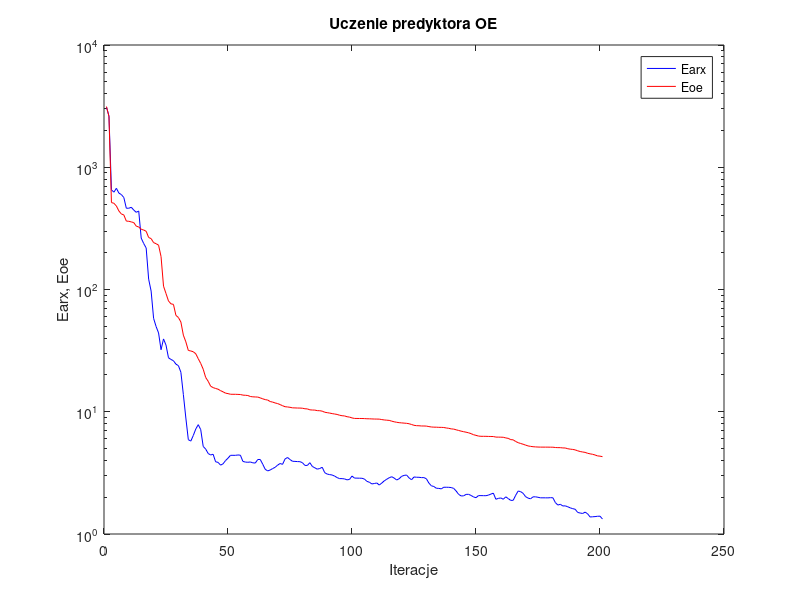
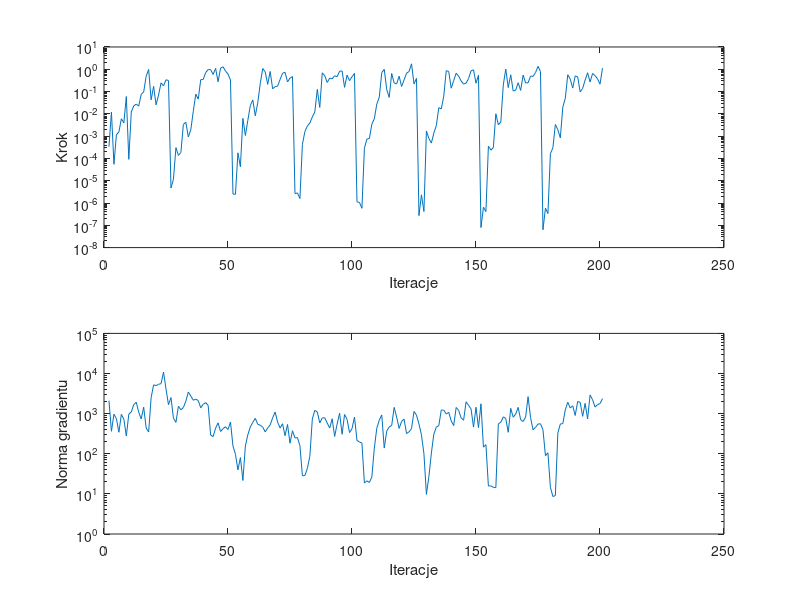

The MATLAB source for these figures, in order:
%uczenie predyktora oe
clear all;
n=0; farx(n+1)=3.099579e+003; foe(n+1)=3.139263e+003; wspucz(n+1)=0.000000e+000; ng(n+1)=0.000000e+000;
%odnowa zmiennej metryki
n=1; farx(n+1)=2.624532e+003; foe(n+1)=2.602034e+003; krok(n+1)=3.363588e-004; ng(n+1)=2.101958e+003;
n=2; farx(n+1)=6.537922e+002; foe(n+1)=5.144160e+002; krok(n+1)=1.210728e-002; ng(n+1)=3.633475e+002;
n=3; farx(n+1)=6.253435e+002; foe(n+1)=5.071441e+002; krok(n+1)=5.453877e-005; ng(n+1)=9.671364e+002;
n=4; farx(n+1)=6.729149e+002; foe(n+1)=4.817774e+002; krok(n+1)=1.146884e-003; ng(n+1)=7.507405e+002;
n=5; farx(n+1)=6.144686e+002; foe(n+1)=4.389645e+002; krok(n+1)=1.548092e-003; ng(n+1)=3.431239e+002;
n=6; farx(n+1)=5.979256e+002; foe(n+1)=4.147057e+002; krok(n+1)=6.023109e-003; ng(n+1)=9.606114e+002;
n=7; farx(n+1)=5.649664e+002; foe(n+1)=4.070488e+002; krok(n+1)=3.941672e-003; ng(n+1)=7.249048e+002;
n=8; farx(n+1)=4.620807e+002; foe(n+1)=3.627591e+002; krok(n+1)=6.006635e-002; ng(n+1)=2.772000e+002;
n=9; farx(n+1)=4.621596e+002; foe(n+1)=3.614824e+002; krok(n+1)=9.134390e-005; ng(n+1)=9.671743e+002;
n=10; farx(n+1)=4.706876e+002; foe(n+1)=3.572869e+002; krok(n+1)=1.208515e-002; ng(n+1)=1.098486e+003;
n=11; farx(n+1)=4.464200e+002; foe(n+1)=3.526454e+002; krok(n+1)=2.284436e-002; ng(n+1)=1.680317e+003;
n=12; farx(n+1)=4.279606e+002; foe(n+1)=3.298982e+002; krok(n+1)=2.727319e-002; ng(n+1)=1.930853e+003;
n=13; farx(n+1)=4.387310e+002; foe(n+1)=3.248029e+002; krok(n+1)=2.219272e-002; ng(n+1)=1.079706e+003;
n=14; farx(n+1)=2.634017e+002; foe(n+1)=3.109377e+002; krok(n+1)=7.557928e-002; ng(n+1)=7.405300e+002;
n=15; farx(n+1)=2.379042e+002; foe(n+1)=3.065455e+002; krok(n+1)=9.599621e-002; ng(n+1)=1.449137e+003;
n=16; farx(n+1)=2.188027e+002; foe(n+1)=2.995376e+002; krok(n+1)=4.862877e-001; ng(n+1)=4.399115e+002;
n=17; farx(n+1)=1.215738e+002; foe(n+1)=2.663629e+002; krok(n+1)=9.769152e-001; ng(n+1)=3.487041e+002;
n=18; farx(n+1)=9.708188e+001; foe(n+1)=2.607137e+002; krok(n+1)=4.256083e-002; ng(n+1)=2.492219e+003;
n=19; farx(n+1)=5.804439e+001; foe(n+1)=2.418659e+002; krok(n+1)=1.714306e-001; ng(n+1)=5.217923e+003;
n=20; farx(n+1)=4.983650e+001; foe(n+1)=2.369559e+002; krok(n+1)=2.539936e-002; ng(n+1)=4.989854e+003;
n=21; farx(n+1)=4.414607e+001; foe(n+1)=2.305121e+002; krok(n+1)=7.000904e-002; ng(n+1)=5.389420e+003;
n=22; farx(n+1)=3.216423e+001; foe(n+1)=1.859736e+002; krok(n+1)=2.461541e-001; ng(n+1)=5.587043e+003;
n=23; farx(n+1)=3.941849e+001; foe(n+1)=1.064755e+002; krok(n+1)=1.794685e-001; ng(n+1)=1.084829e+004;
n=24; farx(n+1)=3.508720e+001; foe(n+1)=9.270778e+001; krok(n+1)=3.388186e-001; ng(n+1)=4.111599e+003;
n=25; farx(n+1)=2.764919e+001; foe(n+1)=8.058010e+001; krok(n+1)=3.114411e-001; ng(n+1)=1.666619e+003;
%odnowa zmiennej metryki
n=26; farx(n+1)=2.677888e+001; foe(n+1)=7.633715e+001; krok(n+1)=4.717423e-006; ng(n+1)=2.520758e+003;
n=27; farx(n+1)=2.615511e+001; foe(n+1)=7.557759e+001; krok(n+1)=1.165597e-005; ng(n+1)=7.705156e+002;
n=28; farx(n+1)=2.450644e+001; foe(n+1)=6.141745e+001; krok(n+1)=3.050122e-004; ng(n+1)=6.055225e+002;
n=29; farx(n+1)=2.383824e+001; foe(n+1)=5.901825e+001; krok(n+1)=1.366331e-004; ng(n+1)=1.529297e+003;
n=30; farx(n+1)=2.105242e+001; foe(n+1)=5.419364e+001; krok(n+1)=1.828869e-004; ng(n+1)=1.245192e+003;
n=31; farx(n+1)=1.382375e+001; foe(n+1)=4.230294e+001; krok(n+1)=3.364099e-003; ng(n+1)=1.420799e+003;
n=32; farx(n+1)=8.889000e+000; foe(n+1)=3.733550e+001; krok(n+1)=4.174641e-003; ng(n+1)=2.049902e+003;
n=33; farx(n+1)=5.913308e+000; foe(n+1)=3.173706e+001; krok(n+1)=9.272824e-004; ng(n+1)=3.457075e+003;
n=34; farx(n+1)=5.752383e+000; foe(n+1)=3.141436e+001; krok(n+1)=1.935356e-003; ng(n+1)=2.743055e+003;
n=35; farx(n+1)=6.392337e+000; foe(n+1)=3.096421e+001; krok(n+1)=1.308616e-002; ng(n+1)=2.160148e+003;
n=36; farx(n+1)=7.223266e+000; foe(n+1)=2.980971e+001; krok(n+1)=7.641651e-002; ng(n+1)=2.295197e+003;
n=37; farx(n+1)=7.841909e+000; foe(n+1)=2.716410e+001; krok(n+1)=4.568872e-002; ng(n+1)=2.121710e+003;
n=38; farx(n+1)=7.140186e+000; foe(n+1)=2.484160e+001; krok(n+1)=3.404866e-001; ng(n+1)=1.395656e+003;
n=39; farx(n+1)=5.204373e+000; foe(n+1)=2.228316e+001; krok(n+1)=3.477470e-001; ng(n+1)=1.708500e+003;
n=40; farx(n+1)=4.950832e+000; foe(n+1)=1.907003e+001; krok(n+1)=7.101669e-001; ng(n+1)=1.881283e+003;
n=41; farx(n+1)=4.555567e+000; foe(n+1)=1.775433e+001; krok(n+1)=9.691037e-001; ng(n+1)=1.600564e+003;
n=42; farx(n+1)=4.430352e+000; foe(n+1)=1.618486e+001; krok(n+1)=9.607629e-001; ng(n+1)=2.930790e+002;
n=43; farx(n+1)=4.491575e+000; foe(n+1)=1.576101e+001; krok(n+1)=5.896462e-001; ng(n+1)=2.689755e+002;
n=44; farx(n+1)=3.897324e+000; foe(n+1)=1.550083e+001; krok(n+1)=1.085880e+000; ng(n+1)=4.347616e+002;
n=45; farx(n+1)=3.854412e+000; foe(n+1)=1.529489e+001; krok(n+1)=2.760258e-001; ng(n+1)=5.900885e+002;
n=46; farx(n+1)=3.658799e+000; foe(n+1)=1.487805e+001; krok(n+1)=1.126364e+000; ng(n+1)=3.588709e+002;
n=47; farx(n+1)=3.750267e+000; foe(n+1)=1.456082e+001; krok(n+1)=1.296088e+000; ng(n+1)=4.228720e+002;
n=48; farx(n+1)=3.985975e+000; foe(n+1)=1.419878e+001; krok(n+1)=8.316025e-001; ng(n+1)=4.708850e+002;
n=49; farx(n+1)=4.170613e+000; foe(n+1)=1.407377e+001; krok(n+1)=6.109364e-001; ng(n+1)=4.022965e+002;
n=50; farx(n+1)=4.402553e+000; foe(n+1)=1.390352e+001; krok(n+1)=3.282103e-001; ng(n+1)=6.185797e+002;
%odnowa zmiennej metryki
n=51; farx(n+1)=4.402182e+000; foe(n+1)=1.389462e+001; krok(n+1)=2.524066e-006; ng(n+1)=1.561651e+002;
n=52; farx(n+1)=4.400420e+000; foe(n+1)=1.389256e+001; krok(n+1)=2.471149e-006; ng(n+1)=9.690124e+001;
n=53; farx(n+1)=4.431811e+000; foe(n+1)=1.386444e+001; krok(n+1)=1.784716e-004; ng(n+1)=3.960346e+001;
n=54; farx(n+1)=4.410035e+000; foe(n+1)=1.383647e+001; krok(n+1)=4.229784e-005; ng(n+1)=8.023744e+001;
n=55; farx(n+1)=3.925117e+000; foe(n+1)=1.367762e+001; krok(n+1)=6.288803e-003; ng(n+1)=2.159977e+001;
n=56; farx(n+1)=3.876592e+000; foe(n+1)=1.363977e+001; krok(n+1)=1.066152e-003; ng(n+1)=1.553030e+002;
n=57; farx(n+1)=3.861581e+000; foe(n+1)=1.357584e+001; krok(n+1)=5.167850e-003; ng(n+1)=2.994506e+002;
n=58; farx(n+1)=3.881795e+000; foe(n+1)=1.333299e+001; krok(n+1)=2.366103e-002; ng(n+1)=4.670222e+002;
n=59; farx(n+1)=3.822327e+000; foe(n+1)=1.324592e+001; krok(n+1)=4.226396e-002; ng(n+1)=6.073131e+002;
n=60; farx(n+1)=3.805836e+000; foe(n+1)=1.321428e+001; krok(n+1)=8.180929e-003; ng(n+1)=7.647984e+002;
n=61; farx(n+1)=4.067509e+000; foe(n+1)=1.318508e+001; krok(n+1)=3.134999e-002; ng(n+1)=5.418451e+002;
n=62; farx(n+1)=4.070747e+000; foe(n+1)=1.298620e+001; krok(n+1)=2.295125e-001; ng(n+1)=5.154741e+002;
n=63; farx(n+1)=3.724468e+000; foe(n+1)=1.276085e+001; krok(n+1)=1.075480e+000; ng(n+1)=4.619619e+002;
n=64; farx(n+1)=3.382344e+000; foe(n+1)=1.256763e+001; krok(n+1)=7.676757e-001; ng(n+1)=3.512062e+002;
n=65; farx(n+1)=3.282968e+000; foe(n+1)=1.246790e+001; krok(n+1)=2.097829e-001; ng(n+1)=4.397374e+002;
n=66; farx(n+1)=3.335929e+000; foe(n+1)=1.212537e+001; krok(n+1)=7.957487e-001; ng(n+1)=5.236571e+002;
n=67; farx(n+1)=3.430421e+000; foe(n+1)=1.199177e+001; krok(n+1)=1.328014e-001; ng(n+1)=7.847773e+002;
n=68; farx(n+1)=3.511795e+000; foe(n+1)=1.180494e+001; krok(n+1)=1.655578e-001; ng(n+1)=1.097442e+003;
n=69; farx(n+1)=3.657011e+000; foe(n+1)=1.166865e+001; krok(n+1)=1.755320e-001; ng(n+1)=6.152323e+002;
n=70; farx(n+1)=3.772375e+000; foe(n+1)=1.144687e+001; krok(n+1)=3.493083e-001; ng(n+1)=4.376715e+002;
n=71; farx(n+1)=3.714111e+000; foe(n+1)=1.120644e+001; krok(n+1)=6.622313e-001; ng(n+1)=5.606425e+002;
n=72; farx(n+1)=4.109275e+000; foe(n+1)=1.099709e+001; krok(n+1)=7.310195e-001; ng(n+1)=2.817430e+002;
n=73; farx(n+1)=4.226117e+000; foe(n+1)=1.094445e+001; krok(n+1)=2.701916e-001; ng(n+1)=5.379197e+002;
n=74; farx(n+1)=4.066191e+000; foe(n+1)=1.087388e+001; krok(n+1)=4.063898e-001; ng(n+1)=1.830239e+002;
n=75; farx(n+1)=3.934184e+000; foe(n+1)=1.076521e+001; krok(n+1)=4.681360e-001; ng(n+1)=3.749378e+002;
%odnowa zmiennej metryki
n=76; farx(n+1)=3.926258e+000; foe(n+1)=1.075015e+001; krok(n+1)=2.664616e-006; ng(n+1)=2.481146e+002;
n=77; farx(n+1)=3.912160e+000; foe(n+1)=1.072667e+001; krok(n+1)=2.824506e-006; ng(n+1)=2.522903e+002;
n=78; farx(n+1)=3.904986e+000; foe(n+1)=1.072163e+001; krok(n+1)=1.592993e-006; ng(n+1)=1.586324e+002;
n=79; farx(n+1)=3.833174e+000; foe(n+1)=1.068792e+001; krok(n+1)=4.283785e-004; ng(n+1)=2.828051e+001;
n=80; farx(n+1)=3.642038e+000; foe(n+1)=1.057962e+001; krok(n+1)=1.599773e-003; ng(n+1)=2.864395e+001;
n=81; farx(n+1)=3.637735e+000; foe(n+1)=1.055047e+001; krok(n+1)=2.855545e-003; ng(n+1)=4.334440e+001;
n=82; farx(n+1)=3.831390e+000; foe(n+1)=1.037146e+001; krok(n+1)=3.852167e-003; ng(n+1)=8.626071e+001;
n=83; farx(n+1)=3.569882e+000; foe(n+1)=1.033150e+001; krok(n+1)=7.242402e-003; ng(n+1)=7.352750e+002;
n=84; farx(n+1)=3.480368e+000; foe(n+1)=1.031943e+001; krok(n+1)=1.208515e-002; ng(n+1)=1.205347e+003;
n=85; farx(n+1)=3.391862e+000; foe(n+1)=1.020976e+001; krok(n+1)=1.247419e-001; ng(n+1)=1.101679e+003;
n=86; farx(n+1)=3.435079e+000; foe(n+1)=1.019846e+001; krok(n+1)=1.940957e-002; ng(n+1)=5.862375e+002;
n=87; farx(n+1)=3.514748e+000; foe(n+1)=1.011058e+001; krok(n+1)=6.930078e-001; ng(n+1)=7.799609e+002;
n=88; farx(n+1)=3.173516e+000; foe(n+1)=9.908746e+000; krok(n+1)=5.155493e-001; ng(n+1)=7.899298e+002;
n=89; farx(n+1)=3.091669e+000; foe(n+1)=9.831653e+000; krok(n+1)=2.557116e-001; ng(n+1)=5.855155e+002;
n=90; farx(n+1)=3.060321e+000; foe(n+1)=9.752354e+000; krok(n+1)=4.014974e-001; ng(n+1)=4.368042e+002;
n=91; farx(n+1)=3.038311e+000; foe(n+1)=9.659244e+000; krok(n+1)=3.730916e-001; ng(n+1)=7.446653e+002;
n=92; farx(n+1)=2.976279e+000; foe(n+1)=9.581377e+000; krok(n+1)=5.122170e-001; ng(n+1)=2.698301e+002;
n=93; farx(n+1)=2.893462e+000; foe(n+1)=9.508759e+000; krok(n+1)=4.686024e-001; ng(n+1)=5.494480e+002;
n=94; farx(n+1)=2.838832e+000; foe(n+1)=9.364204e+000; krok(n+1)=8.131859e-001; ng(n+1)=1.024691e+003;
n=95; farx(n+1)=2.838158e+000; foe(n+1)=9.280725e+000; krok(n+1)=8.417937e-001; ng(n+1)=3.060189e+002;
n=96; farx(n+1)=2.822455e+000; foe(n+1)=9.242233e+000; krok(n+1)=1.549330e-001; ng(n+1)=9.544335e+002;
n=97; farx(n+1)=2.772468e+000; foe(n+1)=9.108043e+000; krok(n+1)=5.461275e-001; ng(n+1)=7.226471e+002;
n=98; farx(n+1)=2.795811e+000; foe(n+1)=9.040864e+000; krok(n+1)=3.091015e-001; ng(n+1)=3.379194e+002;
n=99; farx(n+1)=2.978809e+000; foe(n+1)=8.903555e+000; krok(n+1)=4.590250e-001; ng(n+1)=4.221868e+002;
n=100; farx(n+1)=2.866911e+000; foe(n+1)=8.819314e+000; krok(n+1)=6.522451e-001; ng(n+1)=8.239028e+002;
%odnowa zmiennej metryki
n=101; farx(n+1)=2.864802e+000; foe(n+1)=8.813201e+000; krok(n+1)=1.132827e-006; ng(n+1)=2.160392e+002;
n=102; farx(n+1)=2.860956e+000; foe(n+1)=8.808551e+000; krok(n+1)=1.067446e-006; ng(n+1)=1.958140e+002;
n=103; farx(n+1)=2.857562e+000; foe(n+1)=8.805917e+000; krok(n+1)=5.795503e-007; ng(n+1)=1.847368e+002;
n=104; farx(n+1)=2.814761e+000; foe(n+1)=8.793605e+000; krok(n+1)=2.878401e-004; ng(n+1)=1.867413e+001;
n=105; farx(n+1)=2.696707e+000; foe(n+1)=8.763076e+000; krok(n+1)=7.405976e-004; ng(n+1)=2.116557e+001;
n=106; farx(n+1)=2.650517e+000; foe(n+1)=8.756427e+000; krok(n+1)=7.821151e-004; ng(n+1)=1.922514e+001;
n=107; farx(n+1)=2.568774e+000; foe(n+1)=8.736827e+000; krok(n+1)=3.460293e-003; ng(n+1)=2.644098e+001;
n=108; farx(n+1)=2.587584e+000; foe(n+1)=8.719481e+000; krok(n+1)=6.071802e-003; ng(n+1)=1.383548e+002;
n=109; farx(n+1)=2.615231e+000; foe(n+1)=8.711788e+000; krok(n+1)=2.753897e-002; ng(n+1)=4.362351e+002;
n=110; farx(n+1)=2.514518e+000; foe(n+1)=8.702713e+000; krok(n+1)=5.600725e-002; ng(n+1)=6.877704e+002;
n=111; farx(n+1)=2.610685e+000; foe(n+1)=8.631331e+000; krok(n+1)=7.113726e-001; ng(n+1)=9.291274e+002;
n=112; farx(n+1)=2.720228e+000; foe(n+1)=8.571009e+000; krok(n+1)=9.948236e-001; ng(n+1)=1.386762e+002;
n=113; farx(n+1)=2.804733e+000; foe(n+1)=8.532220e+000; krok(n+1)=1.232694e-001; ng(n+1)=3.676405e+002;
n=114; farx(n+1)=2.885705e+000; foe(n+1)=8.499396e+000; krok(n+1)=5.455281e-002; ng(n+1)=4.657773e+002;
n=115; farx(n+1)=2.941282e+000; foe(n+1)=8.377471e+000; krok(n+1)=6.480438e-001; ng(n+1)=5.067456e+002;
n=116; farx(n+1)=2.868850e+000; foe(n+1)=8.279513e+000; krok(n+1)=2.427351e-001; ng(n+1)=1.431974e+003;
n=117; farx(n+1)=2.765628e+000; foe(n+1)=8.200839e+000; krok(n+1)=2.203117e-001; ng(n+1)=8.181868e+002;
n=118; farx(n+1)=2.830517e+000; foe(n+1)=8.142285e+000; krok(n+1)=4.872449e-001; ng(n+1)=4.285234e+002;
n=119; farx(n+1)=2.963152e+000; foe(n+1)=8.106801e+000; krok(n+1)=1.694093e-001; ng(n+1)=6.410338e+002;
n=120; farx(n+1)=3.014820e+000; foe(n+1)=8.074406e+000; krok(n+1)=3.337224e-001; ng(n+1)=7.285208e+002;
n=121; farx(n+1)=3.037348e+000; foe(n+1)=8.041392e+000; krok(n+1)=6.698097e-001; ng(n+1)=3.182786e+002;
n=122; farx(n+1)=2.878868e+000; foe(n+1)=7.980576e+000; krok(n+1)=7.927530e-001; ng(n+1)=3.529279e+002;
n=123; farx(n+1)=2.777578e+000; foe(n+1)=7.867064e+000; krok(n+1)=1.754369e+000; ng(n+1)=4.222285e+002;
n=124; farx(n+1)=2.927208e+000; foe(n+1)=7.748097e+000; krok(n+1)=2.209722e-001; ng(n+1)=1.137094e+003;
n=125; farx(n+1)=2.912559e+000; foe(n+1)=7.693518e+000; krok(n+1)=3.903951e-001; ng(n+1)=9.170930e+002;
%odnowa zmiennej metryki
n=126; farx(n+1)=2.910099e+000; foe(n+1)=7.683376e+000; krok(n+1)=2.708548e-007; ng(n+1)=5.501757e+002;
n=127; farx(n+1)=2.892580e+000; foe(n+1)=7.648501e+000; krok(n+1)=2.327494e-006; ng(n+1)=2.963105e+002;
n=128; farx(n+1)=2.892603e+000; foe(n+1)=7.648009e+000; krok(n+1)=4.160495e-007; ng(n+1)=1.009467e+002;
n=129; farx(n+1)=2.830202e+000; foe(n+1)=7.633151e+000; krok(n+1)=1.708199e-003; ng(n+1)=9.722032e+000;
n=130; farx(n+1)=2.608558e+000; foe(n+1)=7.563430e+000; krok(n+1)=7.937301e-004; ng(n+1)=2.697643e+001;
n=131; farx(n+1)=2.480178e+000; foe(n+1)=7.506228e+000; krok(n+1)=4.890003e-004; ng(n+1)=1.040249e+002;
n=132; farx(n+1)=2.445646e+000; foe(n+1)=7.481414e+000; krok(n+1)=1.369522e-003; ng(n+1)=3.099699e+002;
n=133; farx(n+1)=2.367985e+000; foe(n+1)=7.477606e+000; krok(n+1)=2.990851e-003; ng(n+1)=4.606726e+002;
n=134; farx(n+1)=2.361047e+000; foe(n+1)=7.455332e+000; krok(n+1)=1.890949e-002; ng(n+1)=5.024859e+002;
n=135; farx(n+1)=2.340587e+000; foe(n+1)=7.452479e+000; krok(n+1)=1.660195e-002; ng(n+1)=1.232577e+003;
n=136; farx(n+1)=2.412319e+000; foe(n+1)=7.434877e+000; krok(n+1)=6.213826e-002; ng(n+1)=1.222053e+003;
n=137; farx(n+1)=2.412426e+000; foe(n+1)=7.368851e+000; krok(n+1)=8.612093e-001; ng(n+1)=9.764721e+002;
n=138; farx(n+1)=2.409865e+000; foe(n+1)=7.321742e+000; krok(n+1)=8.006816e-001; ng(n+1)=1.081862e+003;
n=139; farx(n+1)=2.398458e+000; foe(n+1)=7.241317e+000; krok(n+1)=1.416892e-001; ng(n+1)=6.627128e+002;
n=140; farx(n+1)=2.361409e+000; foe(n+1)=7.212669e+000; krok(n+1)=3.096904e-001; ng(n+1)=5.027463e+002;
n=141; farx(n+1)=2.247383e+000; foe(n+1)=7.119170e+000; krok(n+1)=6.656880e-001; ng(n+1)=1.425954e+003;
n=142; farx(n+1)=2.108725e+000; foe(n+1)=7.028834e+000; krok(n+1)=4.930774e-001; ng(n+1)=1.205627e+003;
n=143; farx(n+1)=2.048059e+000; foe(n+1)=6.942203e+000; krok(n+1)=2.975297e-001; ng(n+1)=7.826927e+002;
n=144; farx(n+1)=2.051277e+000; foe(n+1)=6.868863e+000; krok(n+1)=2.176076e-001; ng(n+1)=6.851394e+002;
n=145; farx(n+1)=2.109203e+000; foe(n+1)=6.804337e+000; krok(n+1)=2.393567e-001; ng(n+1)=1.973366e+003;
n=146; farx(n+1)=2.111715e+000; foe(n+1)=6.729387e+000; krok(n+1)=3.839848e-001; ng(n+1)=1.611493e+003;
n=147; farx(n+1)=2.067319e+000; foe(n+1)=6.622028e+000; krok(n+1)=8.536620e-001; ng(n+1)=1.308431e+003;
n=148; farx(n+1)=2.010461e+000; foe(n+1)=6.489914e+000; krok(n+1)=9.429061e-001; ng(n+1)=4.612434e+002;
n=149; farx(n+1)=1.981993e+000; foe(n+1)=6.409557e+000; krok(n+1)=2.370960e-001; ng(n+1)=1.443193e+003;
n=150; farx(n+1)=2.061762e+000; foe(n+1)=6.326114e+000; krok(n+1)=5.378226e-001; ng(n+1)=4.468730e+002;
%odnowa zmiennej metryki
n=151; farx(n+1)=2.060440e+000; foe(n+1)=6.297738e+000; krok(n+1)=7.911755e-008; ng(n+1)=1.756521e+003;
n=152; farx(n+1)=2.058846e+000; foe(n+1)=6.296145e+000; krok(n+1)=6.479595e-007; ng(n+1)=1.461690e+002;
n=153; farx(n+1)=2.057167e+000; foe(n+1)=6.294601e+000; krok(n+1)=4.118518e-007; ng(n+1)=1.691366e+002;
n=154; farx(n+1)=2.079806e+000; foe(n+1)=6.283088e+000; krok(n+1)=3.551278e-004; ng(n+1)=1.567181e+001;
n=155; farx(n+1)=2.121158e+000; foe(n+1)=6.276333e+000; krok(n+1)=2.361618e-004; ng(n+1)=1.583379e+001;
n=156; farx(n+1)=2.158201e+000; foe(n+1)=6.270938e+000; krok(n+1)=3.093608e-004; ng(n+1)=1.455530e+001;
n=157; farx(n+1)=1.924714e+000; foe(n+1)=6.205299e+000; krok(n+1)=1.005588e-002; ng(n+1)=1.427782e+001;
n=158; farx(n+1)=1.955995e+000; foe(n+1)=6.201801e+000; krok(n+1)=3.271540e-003; ng(n+1)=5.535253e+002;
n=159; farx(n+1)=1.972430e+000; foe(n+1)=6.194670e+000; krok(n+1)=4.221448e-003; ng(n+1)=6.096218e+002;
n=160; farx(n+1)=1.924446e+000; foe(n+1)=6.184036e+000; krok(n+1)=1.981883e-001; ng(n+1)=8.326849e+002;
n=161; farx(n+1)=2.013966e+000; foe(n+1)=6.109078e+000; krok(n+1)=1.015323e+000; ng(n+1)=7.544451e+002;
n=162; farx(n+1)=1.948924e+000; foe(n+1)=6.057832e+000; krok(n+1)=1.516292e-001; ng(n+1)=3.427483e+002;
n=163; farx(n+1)=1.883567e+000; foe(n+1)=5.915083e+000; krok(n+1)=5.667570e-001; ng(n+1)=1.351149e+003;
n=164; farx(n+1)=1.886697e+000; foe(n+1)=5.893412e+000; krok(n+1)=1.057059e-001; ng(n+1)=8.136636e+002;
n=165; farx(n+1)=2.074447e+000; foe(n+1)=5.710466e+000; krok(n+1)=1.158784e-001; ng(n+1)=9.755267e+002;
n=166; farx(n+1)=2.246937e+000; foe(n+1)=5.586239e+000; krok(n+1)=2.485530e-001; ng(n+1)=1.433812e+003;
n=167; farx(n+1)=2.220201e+000; foe(n+1)=5.499786e+000; krok(n+1)=1.125137e-001; ng(n+1)=7.074461e+002;
n=168; farx(n+1)=2.151550e+000; foe(n+1)=5.424324e+000; krok(n+1)=5.491644e-001; ng(n+1)=6.369800e+002;
n=169; farx(n+1)=2.019849e+000; foe(n+1)=5.333731e+000; krok(n+1)=2.440422e-001; ng(n+1)=8.185743e+002;
n=170; farx(n+1)=1.966139e+000; foe(n+1)=5.253575e+000; krok(n+1)=2.468205e-001; ng(n+1)=2.650968e+003;
n=171; farx(n+1)=1.940503e+000; foe(n+1)=5.210464e+000; krok(n+1)=4.954132e-001; ng(n+1)=7.925950e+002;
n=172; farx(n+1)=2.013709e+000; foe(n+1)=5.176683e+000; krok(n+1)=4.787134e-001; ng(n+1)=3.971487e+002;
n=173; farx(n+1)=2.014094e+000; foe(n+1)=5.158017e+000; krok(n+1)=7.101669e-001; ng(n+1)=4.554274e+002;
n=174; farx(n+1)=1.996818e+000; foe(n+1)=5.144449e+000; krok(n+1)=1.352332e+000; ng(n+1)=5.492820e+002;
n=175; farx(n+1)=1.976932e+000; foe(n+1)=5.137482e+000; krok(n+1)=8.008859e-001; ng(n+1)=5.595928e+002;
%odnowa zmiennej metryki
n=176; farx(n+1)=1.977163e+000; foe(n+1)=5.136391e+000; krok(n+1)=6.295862e-008; ng(n+1)=3.960207e+002;
n=177; farx(n+1)=1.976540e+000; foe(n+1)=5.135839e+000; krok(n+1)=5.874954e-007; ng(n+1)=8.976742e+001;
n=178; farx(n+1)=1.975282e+000; foe(n+1)=5.135182e+000; krok(n+1)=3.360685e-007; ng(n+1)=1.051415e+002;
n=179; farx(n+1)=1.982500e+000; foe(n+1)=5.130279e+000; krok(n+1)=1.634024e-004; ng(n+1)=1.459925e+001;
n=180; farx(n+1)=1.979395e+000; foe(n+1)=5.128586e+000; krok(n+1)=3.003772e-004; ng(n+1)=8.598106e+000;
n=181; farx(n+1)=1.807698e+000; foe(n+1)=5.099270e+000; krok(n+1)=3.334617e-003; ng(n+1)=9.101007e+000;
n=182; farx(n+1)=1.725051e+000; foe(n+1)=5.088066e+000; krok(n+1)=1.945210e-003; ng(n+1)=3.289220e+002;
n=183; farx(n+1)=1.749975e+000; foe(n+1)=5.086428e+000; krok(n+1)=8.336543e-004; ng(n+1)=5.516827e+002;
n=184; farx(n+1)=1.695880e+000; foe(n+1)=5.058997e+000; krok(n+1)=2.025137e-002; ng(n+1)=5.647875e+002;
n=185; farx(n+1)=1.699370e+000; foe(n+1)=5.053274e+000; krok(n+1)=4.904612e-002; ng(n+1)=1.237793e+003;
n=186; farx(n+1)=1.670192e+000; foe(n+1)=4.984221e+000; krok(n+1)=5.683253e-001; ng(n+1)=1.926048e+003;
n=187; farx(n+1)=1.636356e+000; foe(n+1)=4.944041e+000; krok(n+1)=3.636509e-001; ng(n+1)=1.383345e+003;
n=188; farx(n+1)=1.612101e+000; foe(n+1)=4.919405e+000; krok(n+1)=1.434696e-001; ng(n+1)=1.575107e+003;
n=189; farx(n+1)=1.593573e+000; foe(n+1)=4.875568e+000; krok(n+1)=5.045340e-001; ng(n+1)=9.007878e+002;
n=190; farx(n+1)=1.501030e+000; foe(n+1)=4.793446e+000; krok(n+1)=4.536903e-001; ng(n+1)=2.002430e+003;
n=191; farx(n+1)=1.484757e+000; foe(n+1)=4.728633e+000; krok(n+1)=9.704432e-002; ng(n+1)=1.922429e+003;
n=192; farx(n+1)=1.471805e+000; foe(n+1)=4.685857e+000; krok(n+1)=1.380129e-001; ng(n+1)=8.570797e+002;
n=193; farx(n+1)=1.509854e+000; foe(n+1)=4.652373e+000; krok(n+1)=3.288994e-001; ng(n+1)=1.803422e+003;
n=194; farx(n+1)=1.463907e+000; foe(n+1)=4.573303e+000; krok(n+1)=7.021280e-001; ng(n+1)=7.379148e+002;
n=195; farx(n+1)=1.377903e+000; foe(n+1)=4.527271e+000; krok(n+1)=2.688700e-001; ng(n+1)=2.921904e+003;
n=196; farx(n+1)=1.383337e+000; foe(n+1)=4.487590e+000; krok(n+1)=6.480438e-001; ng(n+1)=2.223950e+003;
n=197; farx(n+1)=1.387979e+000; foe(n+1)=4.430233e+000; krok(n+1)=5.168653e-001; ng(n+1)=1.460559e+003;
n=198; farx(n+1)=1.396793e+000; foe(n+1)=4.354023e+000; krok(n+1)=3.730776e-001; ng(n+1)=1.672777e+003;
n=199; farx(n+1)=1.398768e+000; foe(n+1)=4.333674e+000; krok(n+1)=2.144024e-001; ng(n+1)=1.777765e+003;
n=200; farx(n+1)=1.326693e+000; foe(n+1)=4.290437e+000; krok(n+1)=1.127230e+000; ng(n+1)=2.368461e+003;

figure; semilogy(farx,'b'); hold on; semilogy(foe,'r'); xlabel('Iteracje'); ylabel('Earx, Eoe'); legend('Earx','Eoe'); title('Uczenie predyktora OE');
figure; subplot(2,1,1); semilogy(krok); xlabel('Iteracje'); ylabel('Krok');
subplot(2,1,2); semilogy(ng); xlabel('Iteracje'); ylabel('Norma gradientu');
Earx=farx(n+1)
Eoe=foe(n+1)
